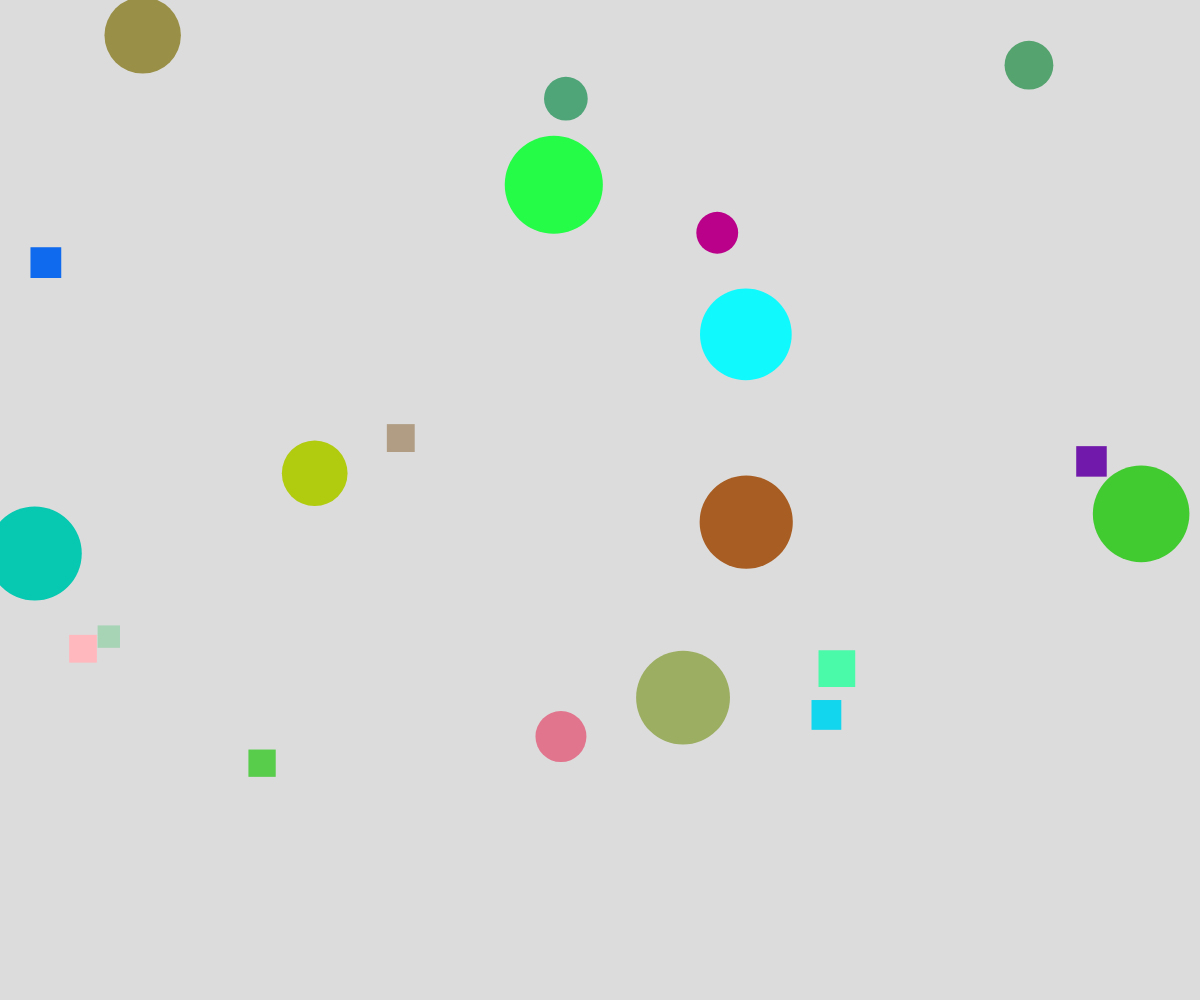
Frame 1 (no input)
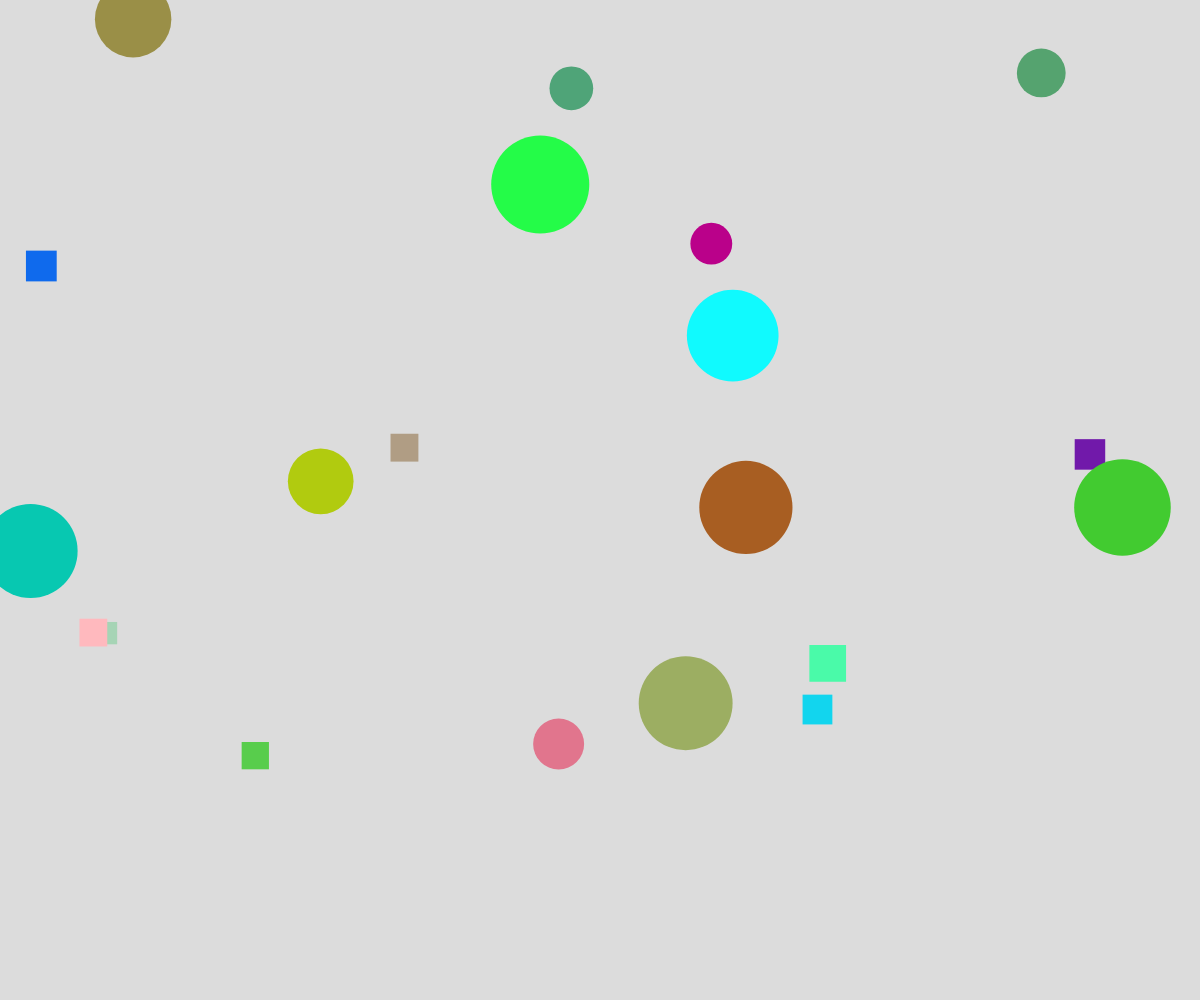
Frame 60 (no input)
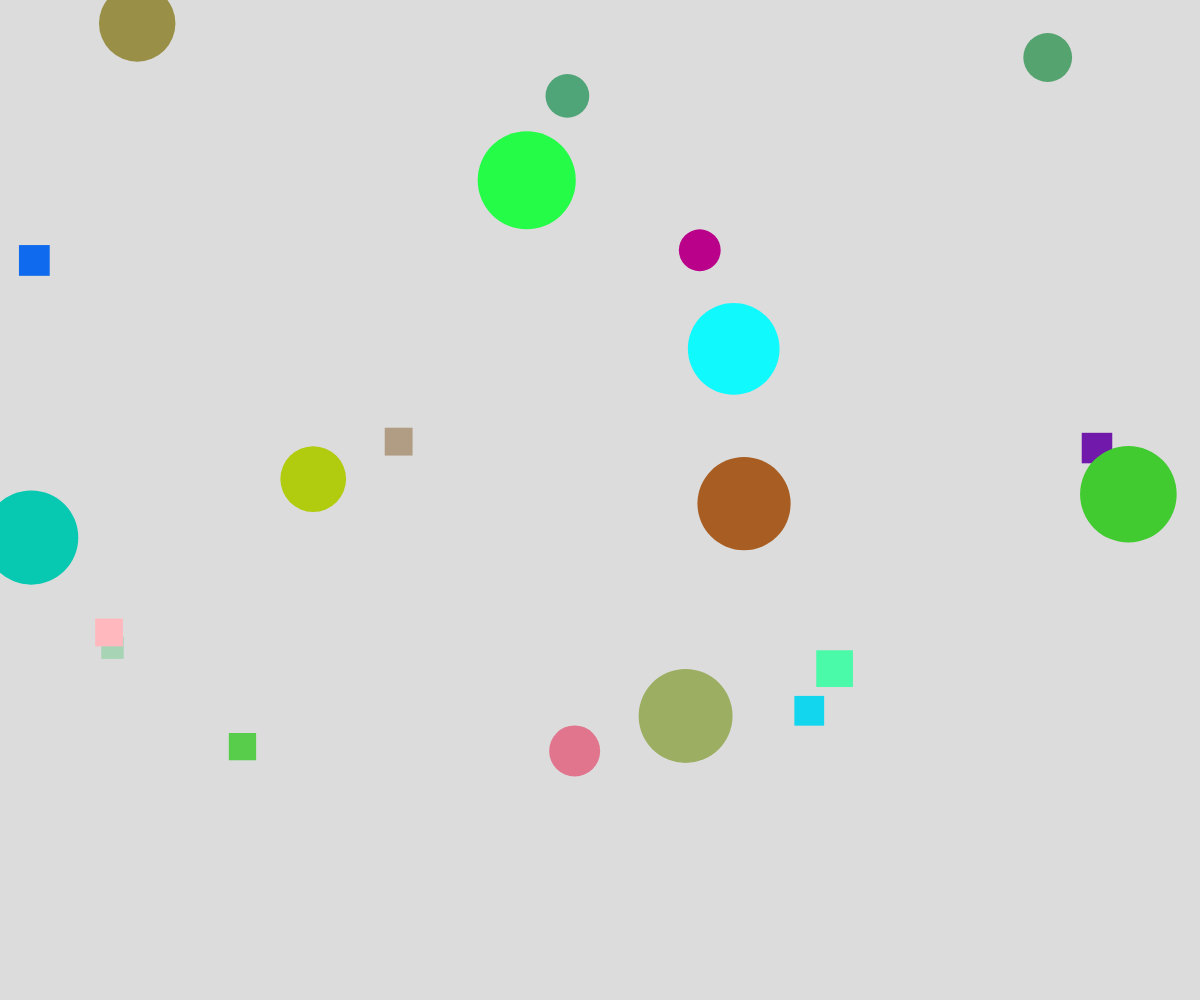
Frame 120 (the mouse pressed at the canvas centre since frame 60)

The p5.js sketch that drew these frames (run headless with seeded random() and noise() and a simulated clock; from frame 60 on, the mouse is pressed at the canvas centre):

// p5.js sketch
// ── sketch.js
// OOP inheritance demo
//12/3/2024

//parent
class Shape {
  constructor(x, y, theColour)  {
    this.x = x;
    this.y = y;
    this.theColour = theColour;
  }

  //common display
  display() {
    noStroke();
    fill(this.theColour);
  }

  //common move
  move() {
    this.x += random(-2, 2);
    this.y += random(-2, 2);
  }
}

//child
class Circle extends Shape {
  constructor(x, y, theColour, radius) {
    super(x, y, theColour);
    this.radius = radius;
  }

  //overide display func
  display() {
    super.display();
    circle(this.x, this.y, this.radius*2);
  }
}

//child
class Square extends Shape {
  constructor(x, y, theColour, size) {
    super(x, y, theColour);
    this.size = size;
  }

  display() {
    super.display();
    square(this.x, this.y, this.size);
  }
}

let shapesArray = [];


function setup() {
  createCanvas(windowWidth, windowHeight);
  for (let i = 0; i < 20; i++) {
    if (random(100) < 50) {
      let theCircle = new Circle(random(width), random(height), color(random(255), random(255), random(255)), random(20, 50));
      shapesArray.push(theCircle);
    }
    else {
      let theSquare = new Square(random(width), random(height), color(random(255), random(255), random(255)), random(20, 50));
      shapesArray.push(theSquare);
    }
  }
}

function draw() {
  background(220);
  for (let aShape of shapesArray) {
    aShape.display();
    aShape.move();
  }
}
